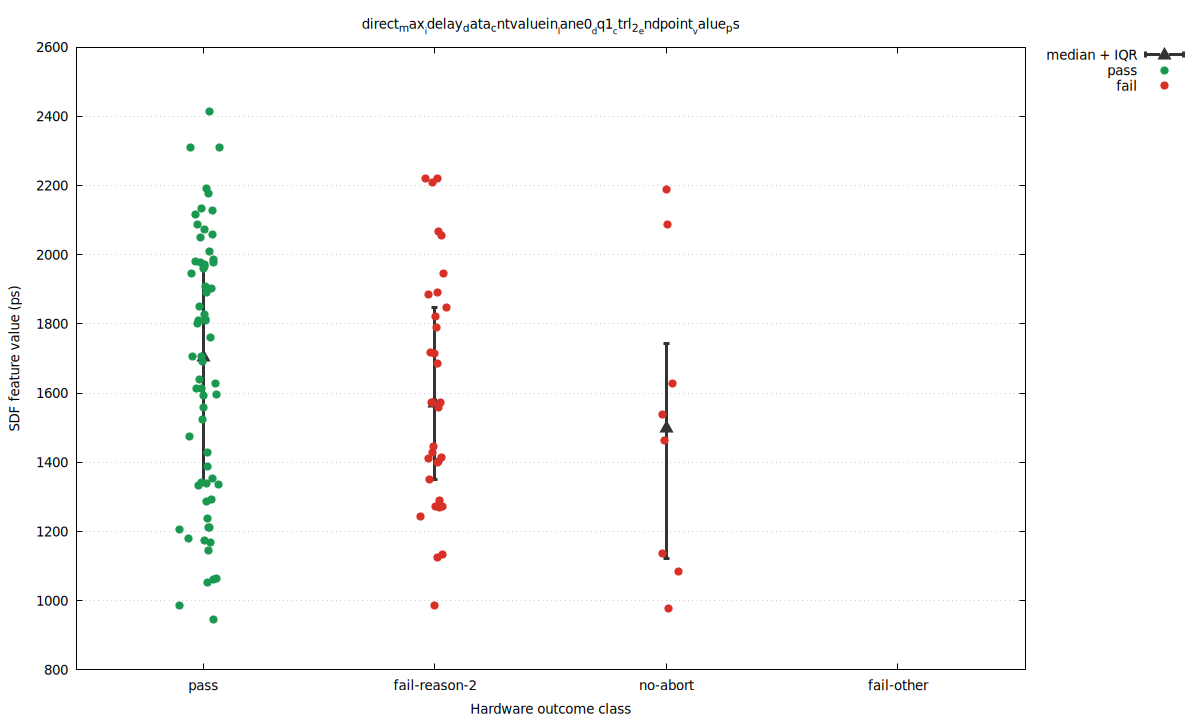

The script that saved this image:
set terminal pngcairo size 1200,720 enhanced font 'DejaVu Sans,10'
set output 'baseline_seed_31_60_direct_direct_max_idelay_data_cntvaluein_lane0_dq1_ctrl_2_endpoint_value_ps_distribution.png'
set datafile separator comma
set key outside right top
set grid ytics
set xrange [0.45:4.55]
set xtics ('pass' 1, 'fail-reason-2' 2, 'no-abort' 3, 'fail-other' 4)
set xlabel 'Hardware outcome class'
set ylabel 'SDF feature value (ps)'
set title 'direct_max__idelay_data_cntvaluein__lane0__dq1__ctrl_2__endpoint__value_ps'
plot \
  'baseline_seed_31_60_direct_direct_max_idelay_data_cntvaluein_lane0_dq1_ctrl_2_endpoint_value_ps_distribution.summary.dat' using 1:4:3:5 with yerrorbars pt 9 ps 1.5 lw 3 lc rgb '#333333' title 'median + IQR', \
  'baseline_seed_31_60_direct_direct_max_idelay_data_cntvaluein_lane0_dq1_ctrl_2_endpoint_value_ps_distribution.dat' using 1:4 with points pt 7 ps 1.2 lc rgb '#1a9850' title 'pass', \
  'baseline_seed_31_60_direct_direct_max_idelay_data_cntvaluein_lane0_dq1_ctrl_2_endpoint_value_ps_distribution.dat' using 1:5 with points pt 7 ps 1.2 lc rgb '#d73027' title 'fail'
